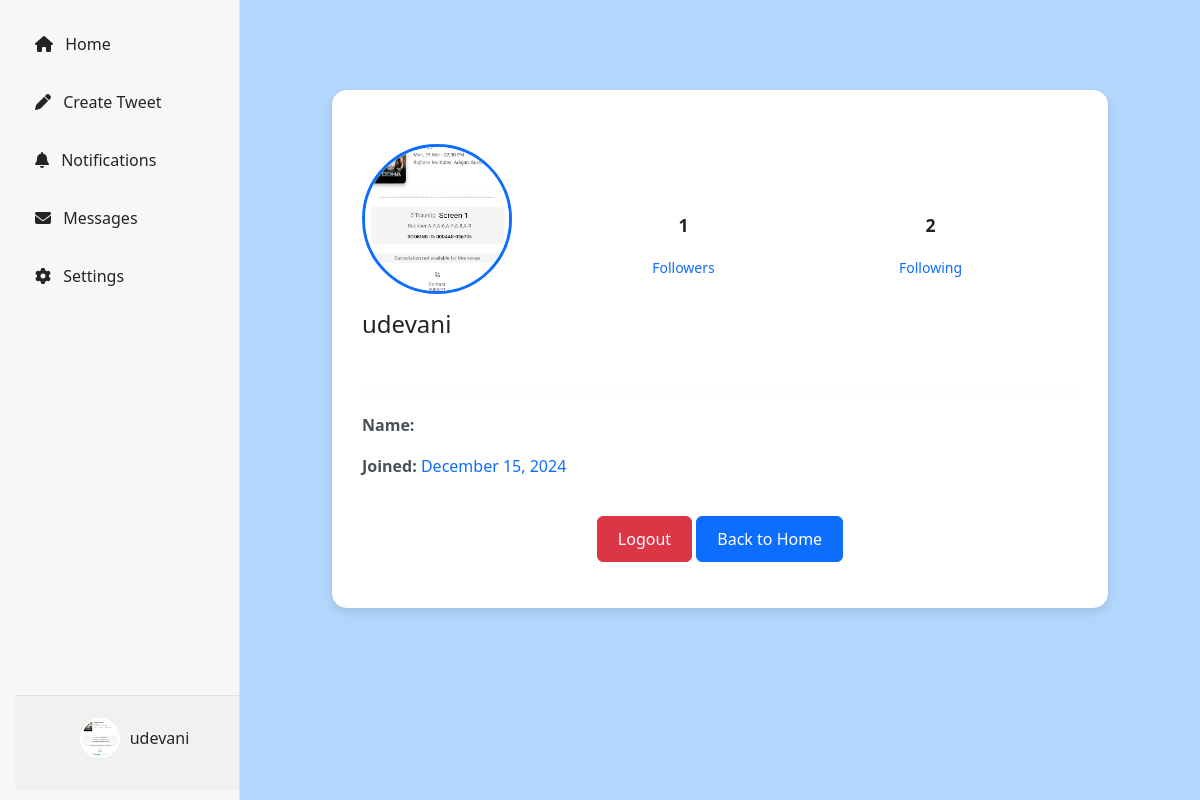
Screenshot of /user/details/1/ (signed in) with the database file from the repository.
### tweet/models.py (models this page shows, shortened)
class CustomUser(AbstractUser):
    email = models.EmailField(unique=True)
    phone_number = models.CharField(max_length=100, default='', blank=True)
    user_bio = models.CharField(max_length=150, default='', blank=True)
    user_profile_image = models.ImageField(upload_to="profile/", default='default_profile.png')
    followers = models.ManyToManyField('self', symmetrical=False, related_name="following", blank=True)
    REQUIRED_FIELDS = ['email']
    USERNAME_FIELD = 'username'

### tweet/views.py (the view, shortened to what this page needs)
# urls.py: path('user/details/<int:user_id>/', views.user_details, name='user_details'),
@login_required
def user_details(request, user_id):
    target_user = get_object_or_404(CustomUser, id=user_id)
    if target_user == request.user:
        followers_count = request.user.followers.count()
        following_count = request.user.following.count()
        followers_list = request.user.followers.all()
        following_list = request.user.following.all()
        context = {
            'user': request.user,
            'followers_count': followers_count,
            'following_count': following_count,
            'followers_list': followers_list,
            'following_list': following_list,
        }
        return render(request, 'logged_user_details.html', context)

### tweet/templates/logged_user_details.html (shortened to what this page needs)
{% extends "layout.html" %}
{% block content %}
<div class="container" style="max-width: 800px; margin: 50px auto;">
    <div class="card" style="border-radius: 15px; background-color: #fff; box-shadow: 0 4px 8px rgba(0, 0, 0, 0.1); border: none; padding: 30px;">
        <div class="d-flex align-items-center justify-content-center flex-column flex-sm-row py-4">
            <div class="text-center text-sm-start me-sm-4 mb-4 mb-sm-0">
                <a href="{% if user.user_profile_image %}{{ user.user_profile_image.url }}{% else %}/static/default_profile.png{% endif %}" target="_blank">
                    <img src="{% if user.user_profile_image %}{{ user.user_profile_image.url }}{% else %}/static/default_profile.png{% endif %}"
                        alt="Profile Image"
                        class="rounded-circle"
                        style="width: 150px; height: 150px; object-fit: cover; border: 3px solid #0d6efd;">
                </a>
                <h4 class="text-dark font-weight-bold mt-3">{{ user.username }}</h4>
            </div>
            <div class="d-flex justify-content-between w-100 mt-3 mt-sm-0 px-4">
                <div class="text-center" style="flex: 1;" data-bs-toggle="modal" data-bs-target="#followersModal">
                    <p style="font-size: 1.1rem; color: #212529; font-weight: bold;">{{ followers_count }}</p>
                    <small style="color: #0d6efd;">Followers</small>
                </div>
                <div class="text-center" style="flex: 1;" data-bs-toggle="modal" data-bs-target="#followingModal">
                    <p style="font-size: 1.1rem; color: #212529; font-weight: bold;">{{ following_count }}</p>
                    <small style="color: #0d6efd;">Following</small>
                </div>
            </div>
        </div>
        <hr style="border: 1px solid #e9ecef; margin: 20px 0;">
        <div style="font-size: 1rem; color: #495057; line-height: 1.6; margin-bottom: 20px;">
            <p class="mb-3">
                <strong>Name:</strong>
            </p>
            <p class="mb-3">
                <strong>Joined:</strong>
                <span style="color: #0d6efd;">{{ user.date_joined|date:"F j, Y" }}</span>
            </p>
        </div>
        <div class="text-center">
            <form action="{% url 'logout' %}" method="post" style="display: inline-block; margin: 0;" class="mb-3">
                <button type="submit" class="btn btn-danger" style="padding: 10px 20px; font-size: 1rem; font-weight: 500;">
                    Logout
                </button>
            </form>
            <a href="/" class="btn btn-primary" style="padding: 10px 20px; font-size: 1rem; font-weight: 500;">
                Back to Home
            </a>
        </div>
    </div>
</div>
{% endblock %}

### templates/layout.html (shortened to what this page needs)
{% load static %}
<!DOCTYPE html>
<html lang="en">
<head>
    <link href="https://cdn.jsdelivr.net/npm/bootstrap@5.3.3/dist/css/bootstrap.min.css" rel="stylesheet">
    <link rel="stylesheet" href="{% static 'layout_search.css' %}">
</head>
<body>
    <div class="sidebar">
        <a href="{% url 'tweet_list' %}">
            <i class="fas fa-home me-2"></i> Home
        </a>
        <a href="{% url 'tweet_create' %}">
            <i class="fas fa-pen me-2"></i> Create Tweet
        </a>
        <a href="{% url 'notifications_page' %}" id="notification-link" style="position: relative;">
            <i class="fas fa-bell me-2"></i> Notifications
        </a>
        <a href="{% url 'messages_page' %}">
            <i class="fas fa-envelope me-2"></i> Messages
        </a>
        <a href="#">
            <i class="fas fa-cog me-2"></i> Settings
        </a>
        <div class="profile-section">
            {% if user.is_authenticated %}
            <a href="{% url 'user_details' user.id %}" class="profile-link">
                <img src="{% if user.user_profile_image %}{{ user.user_profile_image.url }}{% else %}{% static 'default_profile.png' %}{% endif %}"
                     class="profile-img" alt="Profile Image">
                <span>{{ user.username }}</span>
            </a>
            {% else %}
            <a href="{% url 'login' %}" class="btn btn-light">Login</a>
            {% endif %}
        </div>
    </div>
    <div class="content">
        {% block content %}
        {% endblock %}
    </div>
</body>
</html>

### static/layout_search.css (style rules this page uses)
body { background-color: rgb(179, 214, 253); color: #232527; font-family: 'Segoe UI', Tahoma, Geneva, Verdana, sans-serif; }
.sidebar { position: fixed; top: 0; left: 0; height: 100%; width: 240px; background-color: #f8f6f6; border-right: 1px solid #dee2e6; padding: 20px 15px; overflow-y: auto; }
.sidebar a { display: block; color: #222527; padding: 12px 20px; font-size: 1rem; border-radius: 5px; margin-bottom: 10px; text-decoration: none; font-weight: 500; }
.content { margin-left: 240px; margin-top: 20px; padding: 20px; }
.profile-section { position: absolute; bottom: 10px; width: 100%; padding: 10px; text-align: center; background-color: #f1f1f1; border-top: 1px solid #dee2e6; }
.profile-section .profile-link { display: flex; align-items: center; justify-content: center; gap: 10px; color: #212529; text-decoration: none; }
.profile-section .profile-img { width: 40px; height: 40px; border-radius: 50%; border: 2px solid #fff; }

### rows the page displays
CustomUser: user_profile_image (picture), username "udevani", date_joined "December 15, 2024"

### other values shown
{{ followers_count }} "1"
{{ following_count }} "2"
